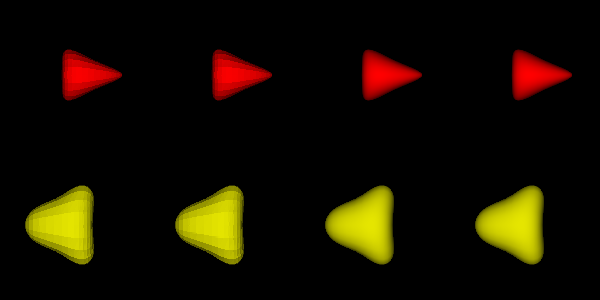

Python code for this plot:
#!/usr/bin/env python
# Compare thin-plate spline and B-spline transforms applied to a sphere in eight viewports.

import vtkmodules.vtkInteractionStyle  # noqa: F401
import vtkmodules.vtkRenderingOpenGL2  # noqa: F401

from vtkmodules.vtkCommonCore import vtkPoints
from vtkmodules.vtkCommonDataModel import vtkPolyData
from vtkmodules.vtkFiltersGeneral import vtkTransformPolyDataFilter
from vtkmodules.vtkFiltersHybrid import (
    vtkBSplineTransform,
    vtkTransformToGrid,
)
from vtkmodules.vtkFiltersSources import vtkSphereSource
from vtkmodules.vtkImagingCore import vtkImageBSplineCoefficients
from vtkmodules.vtkCommonTransforms import vtkThinPlateSplineTransform
from vtkmodules.vtkRenderingCore import (
    vtkActor,
    vtkPolyDataMapper,
    vtkRenderWindow,
    vtkRenderWindowInteractor,
    vtkRenderer,
)

# Sphere with normals
sphere = vtkSphereSource()
sphere.SetThetaResolution(20)
sphere.SetPhiResolution(20)
sphere.Update()

# Sphere without normals
sphere_data = vtkPolyData()
sphere_data.SetPoints(sphere.GetOutput().GetPoints())
sphere_data.SetPolys(sphere.GetOutput().GetPolys())

# Source and target landmarks for thin-plate spline
spoints = vtkPoints()
spoints.SetNumberOfPoints(10)
spoints.SetPoint(0, 0.000, 0.000, 0.500)
spoints.SetPoint(1, 0.000, 0.000, -0.500)
spoints.SetPoint(2, 0.433, 0.000, 0.250)
spoints.SetPoint(3, 0.433, 0.000, -0.250)
spoints.SetPoint(4, -0.000, 0.433, 0.250)
spoints.SetPoint(5, -0.000, 0.433, -0.250)
spoints.SetPoint(6, -0.433, -0.000, 0.250)
spoints.SetPoint(7, -0.433, -0.000, -0.250)
spoints.SetPoint(8, 0.000, -0.433, 0.250)
spoints.SetPoint(9, 0.000, -0.433, -0.250)

tpoints = vtkPoints()
tpoints.SetNumberOfPoints(10)
tpoints.SetPoint(0, 0.000, 0.000, 0.800)
tpoints.SetPoint(1, 0.000, 0.000, -0.200)
tpoints.SetPoint(2, 0.433, 0.000, 0.350)
tpoints.SetPoint(3, 0.433, 0.000, -0.150)
tpoints.SetPoint(4, -0.000, 0.233, 0.350)
tpoints.SetPoint(5, -0.000, 0.433, -0.150)
tpoints.SetPoint(6, -0.433, -0.000, 0.350)
tpoints.SetPoint(7, -0.433, -0.000, -0.150)
tpoints.SetPoint(8, 0.000, -0.233, 0.350)
tpoints.SetPoint(9, 0.000, -0.433, -0.150)

# Thin-plate spline transform
thin = vtkThinPlateSplineTransform()
thin.SetSourceLandmarks(spoints)
thin.SetTargetLandmarks(tpoints)
thin.SetBasisToR2LogR()

# B-spline approximation of the thin-plate spline
transform_to_grid = vtkTransformToGrid()
transform_to_grid.SetInput(thin)
transform_to_grid.SetGridOrigin(-1.5, -1.5, -1.5)
transform_to_grid.SetGridExtent(0, 60, 0, 60, 0, 60)
transform_to_grid.SetGridSpacing(0.05, 0.05, 0.05)

coeffs = vtkImageBSplineCoefficients()
coeffs.SetInputConnection(transform_to_grid.GetOutputPort())

bspline = vtkBSplineTransform()
bspline.SetCoefficientConnection(coeffs.GetOutputPort())

# -- Filters (eight panels) --
# Top row: forward transforms; Bottom row: inverse transforms
# Columns: thin-plate no normals, b-spline no normals, thin-plate normals, b-spline normals

# Panel 0: top-left, thin-plate forward, no normals
filter_0 = vtkTransformPolyDataFilter()
filter_0.SetInputData(sphere_data)
filter_0.SetTransform(thin)

# Panel 1: top, b-spline forward, no normals
filter_1 = vtkTransformPolyDataFilter()
filter_1.SetInputData(sphere_data)
filter_1.SetTransform(bspline)

# Panel 2: top, thin-plate forward, with normals
filter_2 = vtkTransformPolyDataFilter()
filter_2.SetInputConnection(sphere.GetOutputPort())
filter_2.SetTransform(thin)

# Panel 3: top-right, b-spline forward, with normals
filter_3 = vtkTransformPolyDataFilter()
filter_3.SetInputConnection(sphere.GetOutputPort())
filter_3.SetTransform(bspline)

# Panel 4: bottom-left, thin-plate inverse, no normals
filter_4 = vtkTransformPolyDataFilter()
filter_4.SetInputData(sphere_data)
filter_4.SetTransform(thin.GetInverse())

# Panel 5: bottom, b-spline inverse, no normals
filter_5 = vtkTransformPolyDataFilter()
filter_5.SetInputData(sphere_data)
filter_5.SetTransform(bspline.GetInverse())

# Panel 6: bottom, thin-plate inverse, with normals
filter_6 = vtkTransformPolyDataFilter()
filter_6.SetInputConnection(sphere.GetOutputPort())
filter_6.SetTransform(thin.GetInverse())

# Panel 7: bottom-right, b-spline inverse, with normals
filter_7 = vtkTransformPolyDataFilter()
filter_7.SetInputConnection(sphere.GetOutputPort())
filter_7.SetTransform(bspline.GetInverse())

# -- Mappers --
mapper_0 = vtkPolyDataMapper()
mapper_0.SetInputConnection(filter_0.GetOutputPort())

mapper_1 = vtkPolyDataMapper()
mapper_1.SetInputConnection(filter_1.GetOutputPort())

mapper_2 = vtkPolyDataMapper()
mapper_2.SetInputConnection(filter_2.GetOutputPort())

mapper_3 = vtkPolyDataMapper()
mapper_3.SetInputConnection(filter_3.GetOutputPort())

mapper_4 = vtkPolyDataMapper()
mapper_4.SetInputConnection(filter_4.GetOutputPort())

mapper_5 = vtkPolyDataMapper()
mapper_5.SetInputConnection(filter_5.GetOutputPort())

mapper_6 = vtkPolyDataMapper()
mapper_6.SetInputConnection(filter_6.GetOutputPort())

mapper_7 = vtkPolyDataMapper()
mapper_7.SetInputConnection(filter_7.GetOutputPort())

# -- Actors --
actor_0 = vtkActor()
actor_0.SetMapper(mapper_0)
actor_0.RotateY(90)
actor_0.GetProperty().SetColor(1, 0, 0)

actor_1 = vtkActor()
actor_1.SetMapper(mapper_1)
actor_1.RotateY(90)
actor_1.GetProperty().SetColor(1, 0, 0)

actor_2 = vtkActor()
actor_2.SetMapper(mapper_2)
actor_2.RotateY(90)
actor_2.GetProperty().SetColor(1, 0, 0)

actor_3 = vtkActor()
actor_3.SetMapper(mapper_3)
actor_3.RotateY(90)
actor_3.GetProperty().SetColor(1, 0, 0)

actor_4 = vtkActor()
actor_4.SetMapper(mapper_4)
actor_4.RotateY(90)
actor_4.GetProperty().SetColor(0.9, 0.9, 0)

actor_5 = vtkActor()
actor_5.SetMapper(mapper_5)
actor_5.RotateY(90)
actor_5.GetProperty().SetColor(0.9, 0.9, 0)

actor_6 = vtkActor()
actor_6.SetMapper(mapper_6)
actor_6.RotateY(90)
actor_6.GetProperty().SetColor(0.9, 0.9, 0)

actor_7 = vtkActor()
actor_7.SetMapper(mapper_7)
actor_7.RotateY(90)
actor_7.GetProperty().SetColor(0.9, 0.9, 0)

# -- Renderers --
renderer_0 = vtkRenderer()
renderer_0.SetViewport(0.00, 0.5, 0.25, 1.0)
renderer_0.AddActor(actor_0)

renderer_1 = vtkRenderer()
renderer_1.SetViewport(0.25, 0.5, 0.50, 1.0)
renderer_1.AddActor(actor_1)

renderer_2 = vtkRenderer()
renderer_2.SetViewport(0.50, 0.5, 0.75, 1.0)
renderer_2.AddActor(actor_2)

renderer_3 = vtkRenderer()
renderer_3.SetViewport(0.75, 0.5, 1.00, 1.0)
renderer_3.AddActor(actor_3)

renderer_4 = vtkRenderer()
renderer_4.SetViewport(0.00, 0.0, 0.25, 0.5)
renderer_4.AddActor(actor_4)

renderer_5 = vtkRenderer()
renderer_5.SetViewport(0.25, 0.0, 0.50, 0.5)
renderer_5.AddActor(actor_5)

renderer_6 = vtkRenderer()
renderer_6.SetViewport(0.50, 0.0, 0.75, 0.5)
renderer_6.AddActor(actor_6)

renderer_7 = vtkRenderer()
renderer_7.SetViewport(0.75, 0.0, 1.00, 0.5)
renderer_7.AddActor(actor_7)

# Window
render_window = vtkRenderWindow()
render_window.AddRenderer(renderer_0)
render_window.AddRenderer(renderer_1)
render_window.AddRenderer(renderer_2)
render_window.AddRenderer(renderer_3)
render_window.AddRenderer(renderer_4)
render_window.AddRenderer(renderer_5)
render_window.AddRenderer(renderer_6)
render_window.AddRenderer(renderer_7)
render_window.SetSize(600, 300)
render_window.SetWindowName("b spline transform")

# Interactor
interactor = vtkRenderWindowInteractor()
interactor.SetRenderWindow(render_window)

# Scene
renderer_0.ResetCamera(-0.5, 0.5, -0.5, 0.5, -1, 1)
renderer_1.ResetCamera(-0.5, 0.5, -0.5, 0.5, -1, 1)
renderer_2.ResetCamera(-0.5, 0.5, -0.5, 0.5, -1, 1)
renderer_3.ResetCamera(-0.5, 0.5, -0.5, 0.5, -1, 1)
renderer_4.ResetCamera(-0.5, 0.5, -0.5, 0.5, -1, 1)
renderer_5.ResetCamera(-0.5, 0.5, -0.5, 0.5, -1, 1)
renderer_6.ResetCamera(-0.5, 0.5, -0.5, 0.5, -1, 1)
renderer_7.ResetCamera(-0.5, 0.5, -0.5, 0.5, -1, 1)

interactor.Initialize()
interactor.Start()
